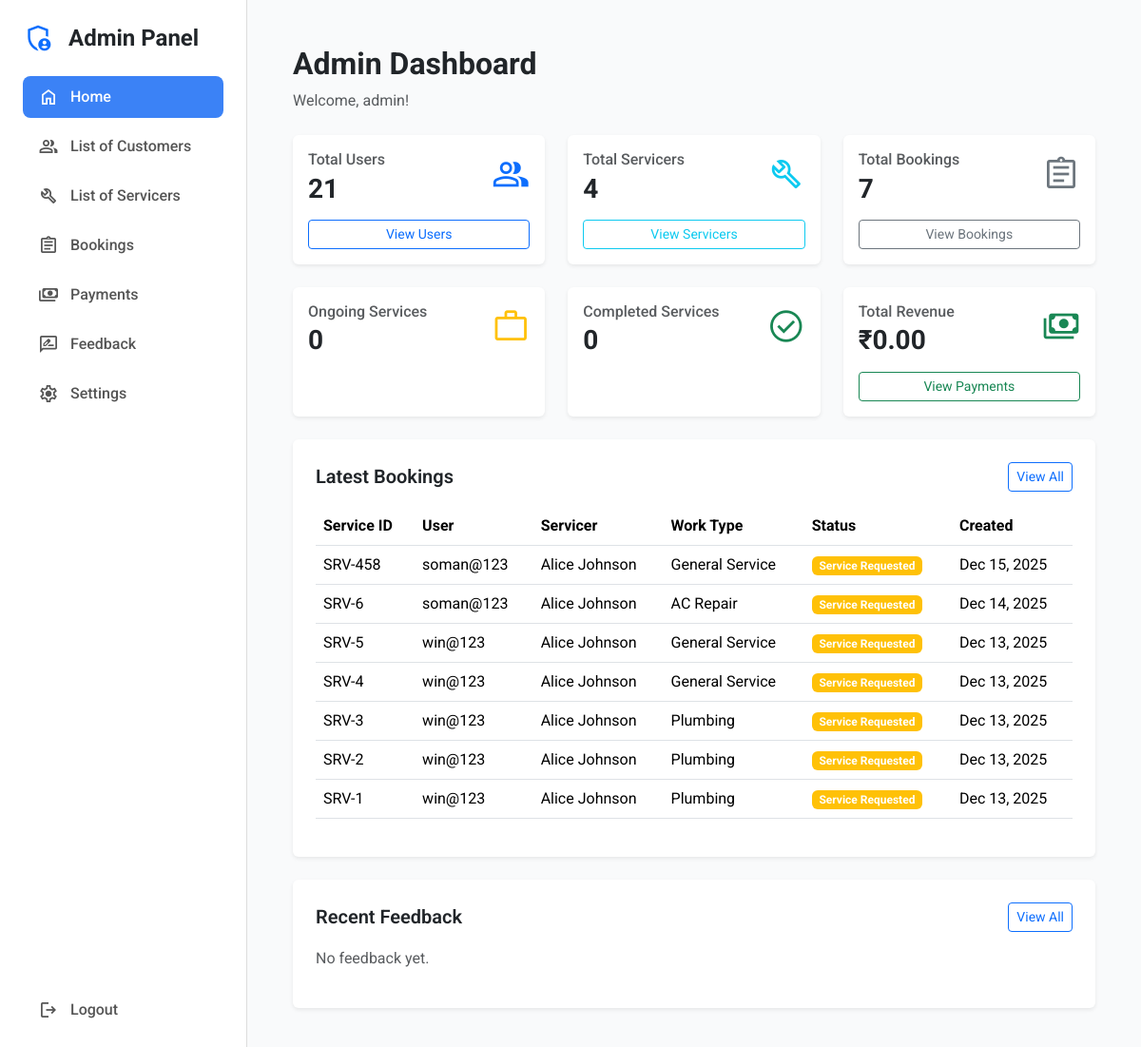
Screenshot of /monitor/home/ (signed in) with the database file from the repository.
### accounts/models.py (models this page shows, shortened)
class User(AbstractUser):
    ROLE_CHOICES = (
        ('USER', 'User'),
        ('SERVICER', 'Servicer'),
        ('ADMIN', 'Admin'),
    )
    email = models.EmailField(unique=True, verbose_name='email address')
    phone_validator = RegexValidator(
        regex=r'^\d{10}$',
        message='Phone number must be exactly 10 digits.'
    )
    phone = models.CharField(
        max_length=10,
        validators=[phone_validator],
        verbose_name='phone number',
        help_text='Phone number must be exactly 10 digits'
    )
    role = models.CharField(
        max_length=20,
        choices=ROLE_CHOICES,
        default='USER',
        verbose_name='user role'
    )
    address = models.TextField(
        blank=True,
        null=True,
        verbose_name='address',
        help_text='Street address'
    )
    city = models.CharField(
        max_length=100,
        blank=True,
        null=True,
        verbose_name='city'
    )
    state = models.CharField(
        max_length=100,
        blank=True,
        null=True,
        verbose_name='state'
    )
    pincode = models.CharField(
        max_length=10,
        blank=True,
        null=True,
        verbose_name='pincode'
    )
    location = models.CharField(
        max_length=100,
        blank=True,
        null=True,
        verbose_name='location',
        help_text='Service center location'
    )
    work_types = models.CharField(
        max_length=200,
        blank=True,
        null=True,
        verbose_name='work types',
        help_text='Types of work the servicer can do (comma-separated)'
    )
    available_time = models.CharField(
        max_length=100,
        blank=True,
        null=True,
        verbose_name='available time',
        help_text='Available working hours',
        default='9:00 AM - 6:00 PM'
    )

class Booking(models.Model):
    STATUS_CHOICES = (
        ("Requested", "Service Requested"),
        ("Accepted", "Accepted"),
        ("Pending", "Pending"),
        ("Ongoing", "Ongoing"),
        ("Completed", "Completed"),
        ("Rejected", "Rejected"),
    )
    user = models.ForeignKey(settings.AUTH_USER_MODEL, on_delete=models.CASCADE)
    servicer = models.ForeignKey(Servicer, on_delete=models.CASCADE)
    vehicle_make = models.CharField(max_length=100)
    vehicle_model = models.CharField(max_length=100)
    owner_name = models.CharField(max_length=100)
    fuel_type = models.CharField(max_length=50)
    year = models.PositiveIntegerField()
    vehicle_number = models.CharField(max_length=20)
    vehicle_photo = models.ImageField(upload_to="vehicles/", blank=True, null=True)
    work_type = models.CharField(max_length=100)
    preferred_date = models.DateField()
    complaints = models.TextField()
    status = models.CharField(max_length=20, choices=STATUS_CHOICES, default="Requested")
    created_at = models.DateTimeField(auto_now_add=True)
    rejection_reason = models.TextField(blank=True, null=True, help_text="Reason for rejecting the service request")
    pickup_choice = models.CharField(
        max_length=20,
        choices=[("pickup", "Servicer will pickup"), ("user_brings", "User will bring vehicle")],
        blank=True,
        null=True
    )
    payment_requested = models.BooleanField(default=False)
    final_amount = models.DecimalField(max_digits=10, decimal_places=2, blank=True, null=True)
    completion_notes = models.TextField(blank=True, null=True)
    PAYMENT_STATUS_CHOICES = (
        ("Pending", "Pending"),
        ("Paid", "Paid"),
    )
    payment_status = models.CharField(
        max_length=20,
        choices=PAYMENT_STATUS_CHOICES,
        blank=True,
        null=True,
        help_text="Payment status: Pending or Paid"
    )
    payment_date = models.DateTimeField(blank=True, null=True, help_text="Date and time when payment was completed")

class Servicer(models.Model):
    STATUS_CHOICES = (
        ("Available", "Available"),
        ("Busy", "Busy"),
        ("Unavailable", "Unavailable"),
    )
    name = models.CharField(max_length=100)
    work_type = models.CharField(max_length=200)
    location = models.CharField(max_length=100)
    rating = models.DecimalField(max_digits=2, decimal_places=1, default=4.5)
    phone = models.CharField(max_length=15)
    email = models.EmailField()
    available_time = models.CharField(
        max_length=100,
        default="9:00 AM - 6:00 PM"
    )
    status = models.CharField(max_length=20, choices=STATUS_CHOICES)
    profile_image = models.URLField(blank=True)

### accounts/views.py (the view)
# urls.py: path('monitor/home/', views.admin_home, name='admin_home'),
@login_required
@admin_role_required
def admin_home(request):
    total_users = User.objects.filter(role='USER').count()
    total_servicers = User.objects.filter(role='SERVICER').count()
    total_bookings = Booking.objects.count()
    ongoing_services = Booking.objects.filter(status='Ongoing').count()
    completed_services = Booking.objects.filter(status='Completed').count()
    total_revenue = Booking.objects.filter(
        status='Completed',
        payment_status='Paid'
    ).aggregate(total=Sum('final_amount'))['total'] or 0
    latest_bookings = Booking.objects.select_related('user', 'servicer').order_by('-created_at')[:10]
    recent_feedback = Feedback.objects.select_related('user', 'servicer').order_by('-created_at')[:5]
    admin_name = request.user.username
    return render(request, "admin_home.html", {
        "admin_name": admin_name,
        "total_users": total_users,
        "total_servicers": total_servicers,
        "total_bookings": total_bookings,
        "ongoing_services": ongoing_services,
        "completed_services": completed_services,
        "total_revenue": total_revenue,
        "latest_bookings": latest_bookings,
        "recent_feedback": recent_feedback,
    })

### accounts/context_processors.py (called while the page is built)
def system_settings(request):
    try:
        settings = SystemSettings.get_settings()
    except Exception:
        settings = SystemSettings.objects.first()
        if not settings:
            settings = SystemSettings.objects.create(pk=1)
    return {
        'system_settings': settings,
    }

### accounts/models.py (called while the page is built)
    @classmethod
    def get_settings(cls):
        settings, created = cls.objects.get_or_create(pk=1)
        return settings

### accounts/views.py (called while the page is built, shortened)
def admin_role_required(view_func):
    @wraps(view_func)
    def wrapper(request, *args, **kwargs):
        if not request.user.is_authenticated:
            return redirect('admin_login')
        return view_func(request, *args, **kwargs)
    return wrapper

### accounts/templates/admin_home.html (shortened to what this page needs)
{% extends "admin_sidebar.html" %}
{% block content %}
<main class="flex-grow-1 p-4">
    <header class="mb-4">
        <h2 class="fw-bold">Admin Dashboard</h2>
        <p class="text-muted">Welcome, {{ admin_name }}!</p>
    </header>
    <div class="row g-4 mb-4">
        <div class="col-md-4">
            <div class="card border-0 shadow-sm h-100">
                <div class="card-body">
                    <div class="d-flex justify-content-between align-items-center">
                        <div>
                            <h6 class="text-muted mb-1">Total Users</h6>
                            <h3 class="fw-bold mb-0">{{ total_users }}</h3>
                        </div>
                        <div class="text-primary">
                            <span class="material-symbols-outlined" style="font-size: 40px;">people</span>
                        </div>
                    </div>
                    <a href="{% url 'admin_customers' %}" class="btn btn-sm btn-outline-primary mt-3 w-100">
                        View Users
                    </a>
                </div>
            </div>
        </div>
        <div class="col-md-4">
            <div class="card border-0 shadow-sm h-100">
                <div class="card-body">
                    <div class="d-flex justify-content-between align-items-center">
                        <div>
                            <h6 class="text-muted mb-1">Total Servicers</h6>
                            <h3 class="fw-bold mb-0">{{ total_servicers }}</h3>
                        </div>
                        <div class="text-info">
                            <span class="material-symbols-outlined" style="font-size: 40px;">build</span>
                        </div>
                    </div>
                    <a href="{% url 'admin_servicers' %}" class="btn btn-sm btn-outline-info mt-3 w-100">
                        View Servicers
                    </a>
                </div>
            </div>
        </div>
        <div class="col-md-4">
            <div class="card border-0 shadow-sm h-100">
                <div class="card-body">
                    <div class="d-flex justify-content-between align-items-center">
                        <div>
                            <h6 class="text-muted mb-1">Total Bookings</h6>
                            <h3 class="fw-bold mb-0">{{ total_bookings }}</h3>
                        </div>
                        <div class="text-secondary">
                            <span class="material-symbols-outlined" style="font-size: 40px;">assignment</span>
                        </div>
                    </div>
                    <a href="{% url 'admin_bookings' %}" class="btn btn-sm btn-outline-secondary mt-3 w-100">
                        View Bookings
                    </a>
                </div>
            </div>
        </div>
        <div class="col-md-4">
            <div class="card border-0 shadow-sm h-100">
                <div class="card-body">
                    <div class="d-flex justify-content-between align-items-center">
                        <div>
                            <h6 class="text-muted mb-1">Ongoing Services</h6>
                            <h3 class="fw-bold mb-0">{{ ongoing_services }}</h3>
                        </div>
                        <div class="text-warning">
                            <span class="material-symbols-outlined" style="font-size: 40px;">work</span>
                        </div>
                    </div>
                </div>
            </div>
        </div>
        <div class="col-md-4">
            <div class="card border-0 shadow-sm h-100">
                <div class="card-body">
                    <div class="d-flex justify-content-between align-items-center">
                        <div>
                            <h6 class="text-muted mb-1">Completed Services</h6>
                            <h3 class="fw-bold mb-0">{{ completed_services }}</h3>
                        </div>
                        <div class="text-success">
                            <span class="material-symbols-outlined" style="font-size: 40px;">check_circle</span>
                        </div>
                    </div>
                </div>
            </div>
        </div>
        <div class="col-md-4">
            <div class="card border-0 shadow-sm h-100">
                <div class="card-body">
                    <div class="d-flex justify-content-between align-items-center">
                        <div>
                            <h6 class="text-muted mb-1">Total Revenue</h6>
                            <h3 class="fw-bold mb-0">₹{{ total_revenue|floatformat:2 }}</h3>
                        </div>
                        <div class="text-success">
                            <span class="material-symbols-outlined" style="font-size: 40px;">payments</span>
                        </div>
                    </div>
                    <a href="{% url 'admin_payments' %}" class="btn btn-sm btn-outline-success mt-3 w-100">
                        View Payments
                    </a>
                </div>
            </div>
        </div>
    </div>
    <div class="bg-white p-4 rounded shadow-sm mb-4">
        <div class="d-flex justify-content-between align-items-center mb-3">
            <h5 class="fw-semibold mb-0">Latest Bookings</h5>
            <a href="{% url 'admin_bookings' %}" class="btn btn-sm btn-outline-primary">View All</a>
        </div>
        {% if latest_bookings %}
            <div class="table-responsive">
                <table class="table table-hover">
                    <thead>
                        <tr>
                            <th>Service ID</th>
                            <th>User</th>
                            <th>Servicer</th>
                            <th>Work Type</th>
                            <th>Status</th>
                            <th>Created</th>
                        </tr>
                    </thead>
                    <tbody>
                        {% for booking in latest_bookings %}
                        <tr>
                            <td>SRV-{{ booking.id }}</td>
                            <td>{{ booking.user.username }}</td>
                            <td>{{ booking.servicer.name }}</td>
                            <td>{{ booking.work_type }}</td>
                            <td>
                                <span class="badge
                                    {% if booking.status == 'Requested' %}bg-warning
                                    {% elif booking.status == 'Pending' %}bg-secondary
                                    {% elif booking.status == 'Ongoing' %}bg-primary
                                    {% elif booking.status == 'Completed' %}bg-success
                                    {% else %}bg-danger{% endif %}
                                ">
                                    {{ booking.get_status_display }}
                                </span>
                            </td>
                            <td>{{ booking.created_at|date:"M d, Y" }}</td>
                        </tr>
                        {% endfor %}
                    </tbody>
                </table>
            </div>
        {% else %}
            <p class="text-muted">No bookings yet.</p>
        {% endif %}
    </div>
    <div class="bg-white p-4 rounded shadow-sm">
        <div class="d-flex justify-content-between align-items-center mb-3">
            <h5 class="fw-semibold mb-0">Recent Feedback</h5>
            <a href="{% url 'admin_feedback' %}" class="btn btn-sm btn-outline-primary">View All</a>
        </div>
        {% if recent_feedback %}
            <div class="list-group">
                {% for feedback in recent_feedback %}
                <div class="list-group-item">
                    <div class="d-flex justify-content-between align-items-start">
                        <div class="flex-grow-1">
                            <div class="d-flex align-items-center gap-2 mb-2">
                                <h6 class="mb-0">{{ feedback.user.username }}</h6>
                                <span class="badge bg-warning text-dark">
                                    {% for i in "12345" %}
                                        {% if forloop.counter <= feedback.rating %}
                                            ⭐
                                        {% else %}
                                            ☆
                                        {% endif %}
                                    {% endfor %}
                                    {{ feedback.rating }}/5
                                </span>
                                <small class="text-muted">for {{ feedback.servicer.name }}</small>
                            </div>
                            <p class="mb-1">{{ feedback.message }}</p>
                            <small class="text-muted">{{ feedback.created_at|date:"M d, Y h:i A" }}</small>
                        </div>
                    </div>
                </div>
                {% endfor %}
            </div>
        {% else %}
            <p class="text-muted">No feedback yet.</p>
        {% endif %}
    </div>
</main>
{% endblock %}

### accounts/templates/admin_sidebar.html (style rules this page uses)
body { font-family: 'Roboto', sans-serif; background-color: #F9FAFB; height: 100vh; margin: 0; padding: 0; overflow: hidden; }
.material-symbols-outlined { font-size: 22px; }

### rows the page displays
User: username "admin"
Booking: id "458", user.username "soman@123", servicer.name "Alice Johnson", work_type "General Service", status "Service Requested", created_at "Dec 15, 2025"
Booking: id "6", user.username "soman@123", servicer.name "Alice Johnson", work_type "AC Repair", status "Service Requested", created_at "Dec 14, 2025"
Booking: id "5", user.username "win@123", servicer.name "Alice Johnson", work_type "General Service", status "Service Requested", created_at "Dec 13, 2025"
Booking: id "4", user.username "win@123", servicer.name "Alice Johnson", work_type "General Service", status "Service Requested", created_at "Dec 13, 2025"
Booking: id "3", user.username "win@123", servicer.name "Alice Johnson", work_type "Plumbing", status "Service Requested", created_at "Dec 13, 2025"
Booking: id "2", user.username "win@123", servicer.name "Alice Johnson", work_type "Plumbing", status "Service Requested", created_at "Dec 13, 2025"
Booking: id "1", user.username "win@123", servicer.name "Alice Johnson", work_type "Plumbing", status "Service Requested", created_at "Dec 13, 2025"

### other values shown
{{ total_users }} "21"
{{ total_servicers }} "4"
{{ total_bookings }} "7"
{{ ongoing_services }} "0"
{{ completed_services }} "0"
{{ total_revenue|floatformat:2 }} "0.00"
